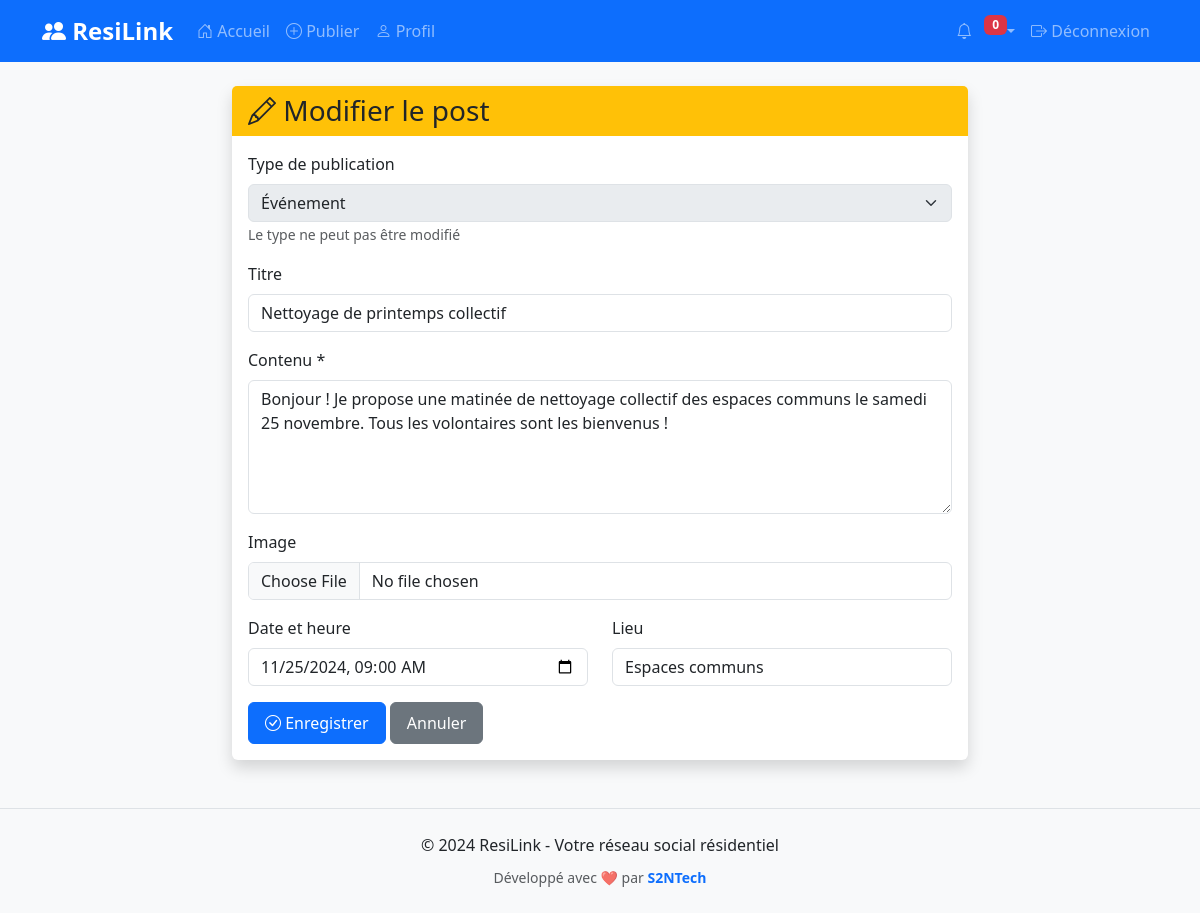
Page /edit_post.php?id=8 (signed in) on the committed database.
### tables this page shows
CREATE TABLE IF NOT EXISTS posts (
    id INT AUTO_INCREMENT PRIMARY KEY,
    user_id INT NOT NULL,
    title VARCHAR(255),
    content TEXT NOT NULL,
    type ENUM('general', 'sale', 'event', 'issue') DEFAULT 'general',
    image VARCHAR(255),
    price DECIMAL(10, 2),
    event_date DATETIME,
    location VARCHAR(255),
    status ENUM('active', 'resolved', 'closed') DEFAULT 'active',
    created_at TIMESTAMP DEFAULT CURRENT_TIMESTAMP,
    updated_at TIMESTAMP DEFAULT CURRENT_TIMESTAMP ON UPDATE CURRENT_TIMESTAMP,
    FOREIGN KEY (user_id) REFERENCES users(id) ON DELETE CASCADE
);

### edit_post.php (the view, shortened to what this page needs)
<?php
require_once 'includes/header.php';
$pdo = getDBConnection();
$post_id = (int)$_GET['id'];
$stmt = $pdo->prepare("SELECT * FROM posts WHERE id = ?");
$stmt->execute([$post_id]);
$post = $stmt->fetch();
?>
<div class="row justify-content-center">
    <div class="col-md-8">
        <div class="card shadow">
            <div class="card-header bg-warning">
                <h3 class="mb-0"><i class="bi bi-pencil"></i> Modifier le post</h3>
            </div>
            <div class="card-body">
                <form method="POST" enctype="multipart/form-data">
                    <div class="mb-3">
                        <label for="type" class="form-label">Type de publication</label>
                        <select class="form-select" id="type" name="type" disabled>
                            <option value="event" <?= $post['type'] === 'event' ? 'selected' : '' ?>>Événement</option>
                        </select>
                        <small class="text-muted">Le type ne peut pas être modifié</small>
                    </div>
                    <div class="mb-3">
                        <label for="title" class="form-label">Titre</label>
                        <input type="text" class="form-control" id="title" name="title"
                               value="<?= htmlspecialchars($post['title']) ?>">
                    </div>
                    <div class="mb-3">
                        <label for="content" class="form-label">Contenu *</label>
                        <textarea class="form-control" id="content" name="content" rows="5" required><?= htmlspecialchars($post['content']) ?></textarea>
                    </div>
                    <div class="mb-3">
                        <label for="image" class="form-label">Image</label>
                        <input type="file" class="form-control" id="image" name="image" accept="image/*">
                    </div>
                    <?php if ($post['type'] === 'event'): ?>
                        <div class="row">
                            <div class="col-md-6 mb-3">
                                <label for="event_date" class="form-label">Date et heure</label>
                                <input type="datetime-local" class="form-control" id="event_date" name="event_date"
                                       value="<?= $post['event_date'] ? date('Y-m-d\TH:i', strtotime($post['event_date'])) : '' ?>">
                            </div>
                            <div class="col-md-6 mb-3">
                                <label for="location" class="form-label">Lieu</label>
                                <input type="text" class="form-control" id="location" name="location"
                                       value="<?= htmlspecialchars($post['location']) ?>">
                            </div>
                        </div>
                    <?php endif; ?>
                    <button type="submit" class="btn btn-primary">
                        <i class="bi bi-check-circle"></i> Enregistrer
                    </button>
                    <a href="post_detail.php?id=<?= $post_id ?>" class="btn btn-secondary">Annuler</a>
                </form>
            </div>
        </div>
    </div>
</div>
<?php require_once 'includes/footer.php'; ?>

### assets/css/style.css (style rules this page uses)
:root { --primary-color: #0d6efd; --secondary-color: #6c757d; --success-color: #198754; --danger-color: #dc3545; --warning-color: #ffc107; --info-color: #0dcaf0; }
body { background-color: #f8f9fa; font-family: 'Segoe UI', Tahoma, Geneva, Verdana, sans-serif; }
.card { border: none; box-shadow: 0 2px 4px rgba(0,0,0,0.1); transition: transform 0.2s, box-shadow 0.2s; }
.card-header { background-color: var(--primary-color); border-bottom: none; }
.btn { border-radius: 0.375rem; padding: 0.5rem 1rem; transition: all 0.2s; }
.card { animation: fadeIn 0.3s ease-in; }
.form-control[type="file"] { padding: 0.375rem 0.75rem; }

### rows in the picture
posts: type "Événement", title "Nettoyage de printemps collectif", content "Bonjour ! Je propose une matinée de nettoyage collectif des espaces communs le samedi 25 novembre. Tous les volontaires sont les bienvenus !", event_date "11/25/2024 09:00", location "Espaces communs"
